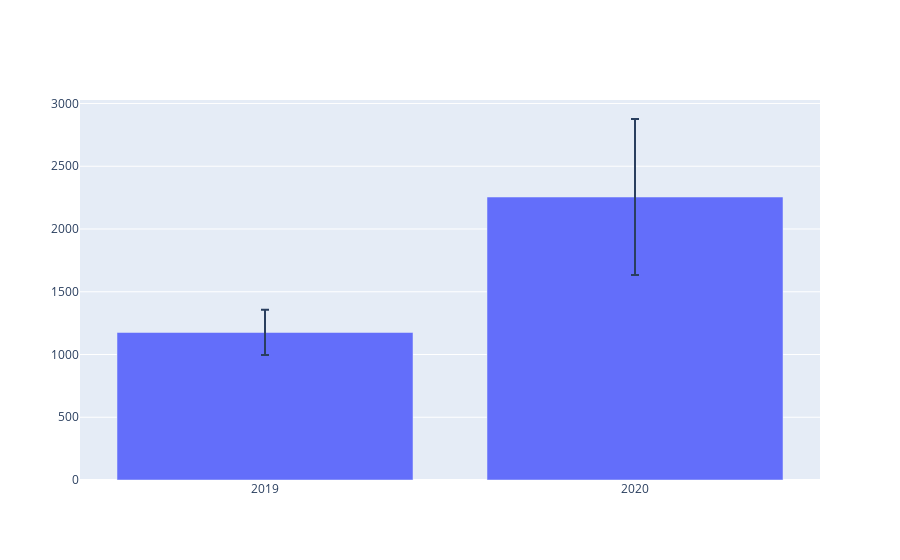

Notebook code for this chart:
### Code cell
import plotly.graph_objects as go

fig = go.Figure()
fig.add_trace(go.Bar(
    x=['2019', '2020'], y = [output_df['content'][0:51].mean(), output_df['content'][52:103].mean()],
    error_y=dict(type='data', array=[output_df['content'][0:51].std(), output_df['content'][52:103].std()])
))
"""fig.add_trace(
    go.Scatter(
        x=["2019", "2020"],
        y=[3000,3000],   
        mode="lines+text",
        name="Lines Text",
        text=["***" ],
        textposition="top center"
    )
)"""

fig.update_layout(barmode='group')
fig.show()

### Figure 1 — Plotly figure (JSON) as saved in the notebook; plotly's stock layout.template omitted (floating-point values rounded to 4 significant figures)
{"data": [{"error_y": {"array": [180.3, 621.8], "type": "data"}, "type": "bar", "x": ["2019", "2020"], "y": [1176.0, 2255.0]}], "layout": {"barmode": "group"}}
